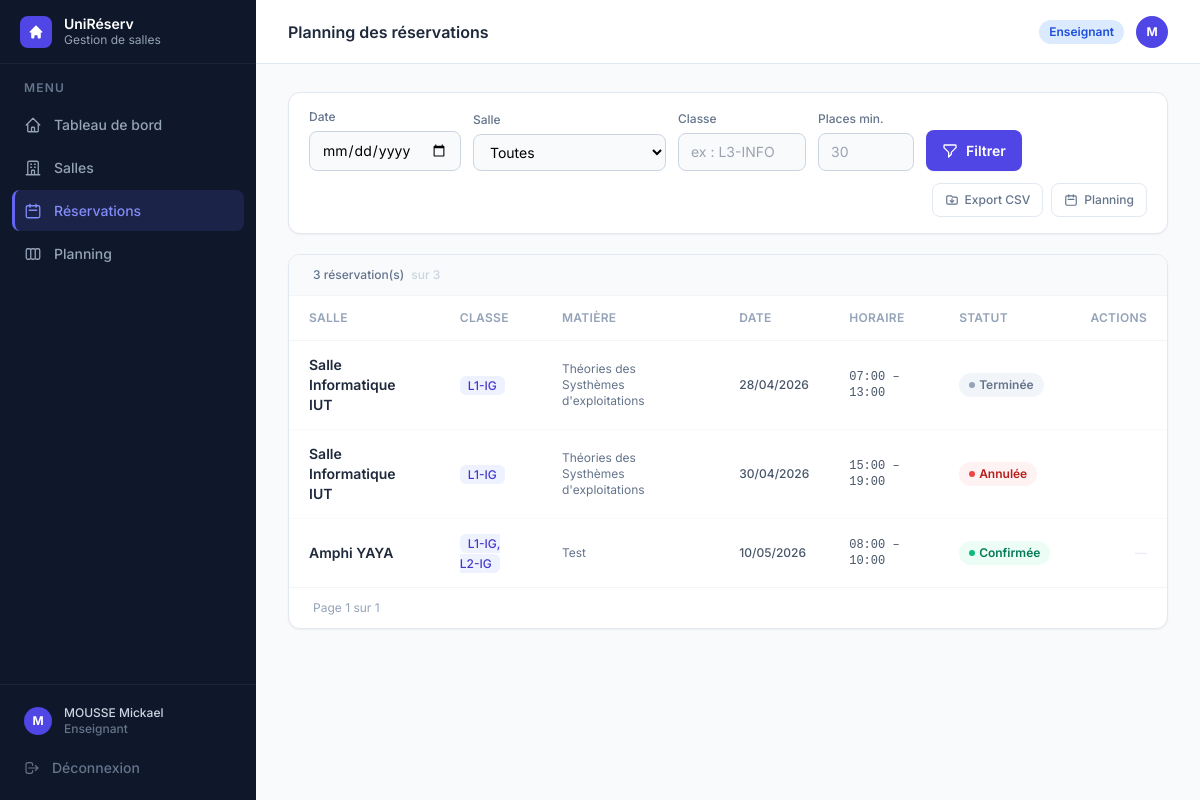
The app's page /reservations (signed in), older data.
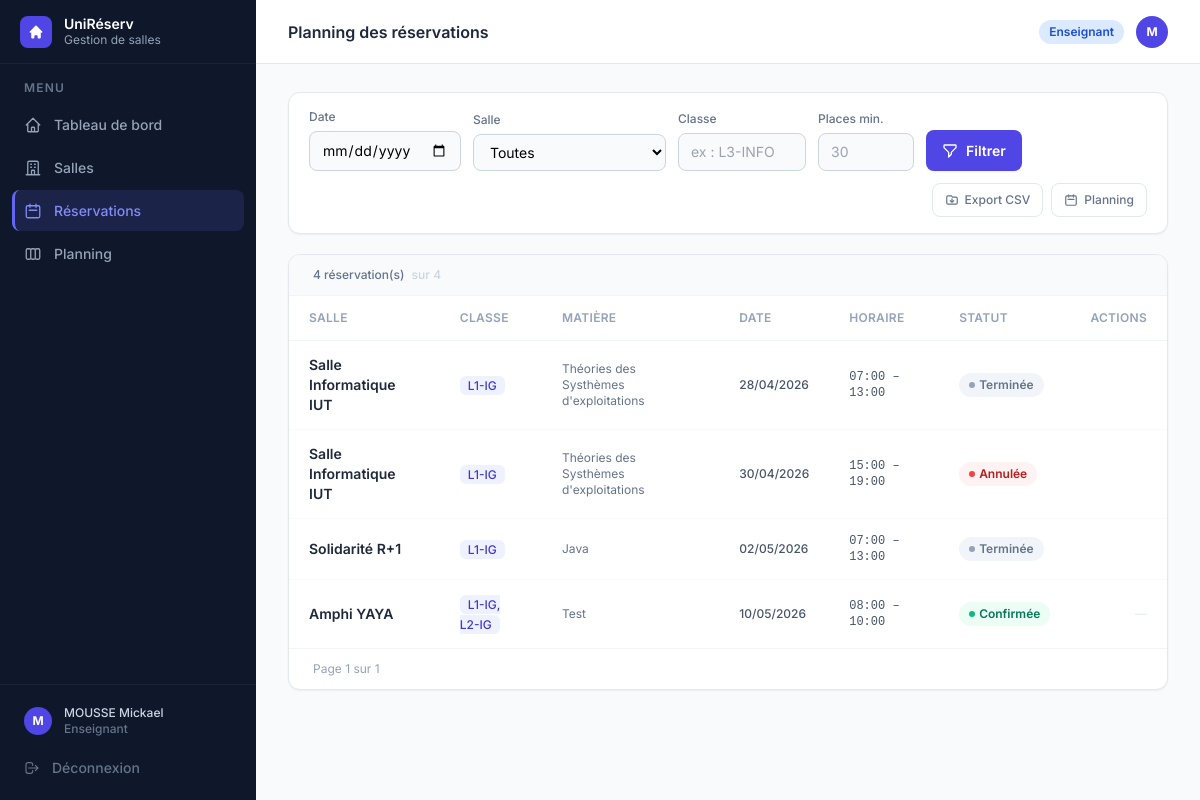
The same page, newer data.
### tables this page shows
CREATE TABLE utilisateurs (
            id               INTEGER PRIMARY KEY,
            nom              TEXT    NOT NULL,
            email            TEXT    NOT NULL UNIQUE,
            login            TEXT    NOT NULL UNIQUE,
            mot_de_passe     TEXT    NOT NULL,
            role             TEXT    NOT NULL,
            date_inscription TEXT    NOT NULL,
            matricule        TEXT,
            classe           TEXT,
            matiere          TEXT
        , ecole_id INTEGER, unite_formation_id INTEGER);

CREATE TABLE reservations (
            id              INTEGER PRIMARY KEY,
            salle_id        INTEGER NOT NULL,
            responsable_id  INTEGER NOT NULL,
            classe          TEXT    NOT NULL,
            date            TEXT    NOT NULL,
            heure_debut     TEXT    NOT NULL,
            heure_fin       TEXT    NOT NULL,
            matiere         TEXT    DEFAULT '',
            statut          TEXT    NOT NULL DEFAULT 'en_attente',
            date_creation   TEXT    NOT NULL, enseignant_id INTEGER,
            FOREIGN KEY (salle_id)       REFERENCES salles(id),
            FOREIGN KEY (responsable_id) REFERENCES utilisateurs(id)
        );

CREATE TABLE salles (
            id          INTEGER PRIMARY KEY,
            nom         TEXT    NOT NULL UNIQUE,
            capacite    INTEGER NOT NULL,
            equipements TEXT    NOT NULL DEFAULT '[]',
            disponible  INTEGER NOT NULL DEFAULT 1
        );

### gestion de salle/app.py (the view)
@app.route("/reservations")
@login_required
def reservations():
    _, utilisateurs, salles_dict, toutes = get_data()
    filtre_date    = request.args.get("date", "")
    filtre_salle   = request.args.get("salle_id", "")
    filtre_classe  = request.args.get("classe", "").strip()
    filtre_places  = request.args.get("places_min", "").strip()
    resultats = list(toutes)
    classe_etudiant = ""
    if session.get("user_role") == "etudiant":
        u_courant = utilisateurs.get(session["user_id"])
        if u_courant and getattr(u_courant, "classe", ""):
            classe_etudiant = u_courant.classe
            resultats = [r for r in resultats if r.classe == classe_etudiant]
    if filtre_date:
        try:
            d = date.fromisoformat(filtre_date)
            resultats = [r for r in resultats if r.date == d]
        except ValueError:
            pass
    if filtre_salle and filtre_salle.isdigit():
        sid = int(filtre_salle)
        resultats = [r for r in resultats if r.salle.id == sid]
    if filtre_classe:
        resultats = [r for r in resultats if filtre_classe.lower() in r.classe.lower()]
    if filtre_places and filtre_places.isdigit():
        min_places = int(filtre_places)
        resultats = [r for r in resultats if r.salle.capacite >= min_places]
    resultats.sort(key=lambda r: (r.date, r.heure_debut))
    return render_template(
        "reservations.html", active="reservations",
        reservations=resultats,
        salles=list(salles_dict.values()),
        filtre_date=filtre_date,
        filtre_salle=filtre_salle,
        filtre_classe=filtre_classe,
        filtre_places=filtre_places,
        peut_gerer=peut_gerer_reservations(),
        StatutReservation=StatutReservation,
        classe_etudiant=classe_etudiant,
    )

### gestion de salle/templates/reservations.html (shortened to what this page needs)
{% extends "base.html" %}
{% block heading %}Planning des réservations{% endblock %}
{% block content %}
{% if not classe_etudiant %}
<div class="bg-white rounded-xl border border-slate-200 shadow-sm px-5 py-4 mb-5">
  <form method="GET" action="{{ url_for('reservations') }}">
    <div class="flex flex-wrap items-end gap-3">
      <div>
        <label class="block text-xs font-medium text-slate-500 mb-1.5">Date</label>
        <input type="date" name="date" value="{{ filtre_date }}"
          class="rounded-lg border border-slate-300 bg-slate-50 px-3 py-2 text-sm focus:outline-none focus:ring-2 focus:ring-indigo-500 focus:bg-white transition-all"/>
      </div>
      <div>
        <label class="block text-xs font-medium text-slate-500 mb-1.5">Salle</label>
        <select name="salle_id"
          class="rounded-lg border border-slate-300 bg-slate-50 px-3 py-2 text-sm focus:outline-none focus:ring-2 focus:ring-indigo-500 transition-all">
          <option value="">Toutes</option>
        </select>
      </div>
      <div>
        <label class="block text-xs font-medium text-slate-500 mb-1.5">Classe</label>
        <input type="text" name="classe" value="{{ filtre_classe }}" placeholder="ex : L3-INFO"
          class="rounded-lg border border-slate-300 bg-slate-50 px-3 py-2 text-sm w-32 focus:outline-none focus:ring-2 focus:ring-indigo-500 focus:bg-white transition-all"/>
      </div>
      <div>
        <label class="block text-xs font-medium text-slate-500 mb-1.5">Places min.</label>
        <input type="number" name="places_min" value="{{ filtre_places }}" min="1" placeholder="30"
          class="rounded-lg border border-slate-300 bg-slate-50 px-3 py-2 text-sm w-24 focus:outline-none focus:ring-2 focus:ring-indigo-500 focus:bg-white transition-all"/>
      </div>
      <div class="flex gap-2">
        <button type="submit" class="btn-primary">
          <svg class="w-4 h-4" fill="none" stroke="currentColor" stroke-width="2" viewBox="0 0 24 24"><path stroke-linecap="round" stroke-linejoin="round" d="M3 4a1 1 0 011-1h16a1 1 0 011 1v2.586a1 1 0 01-.293.707l-6.414 6.414a1 1 0 00-.293.707V17l-4 4v-6.586a1 1 0 00-.293-.707L3.293 7.293A1 1 0 013 6.586V4z"/></svg>
          Filtrer
        </button>
      </div>
      <div class="ml-auto flex items-center gap-2">
        <a href="{{ url_for('reservations_export_csv') }}"
           class="inline-flex items-center gap-1.5 px-3 py-2 rounded-lg border border-slate-200 text-slate-500 hover:bg-slate-50 text-xs font-medium transition">
          <svg class="w-3.5 h-3.5" fill="none" stroke="currentColor" stroke-width="2" viewBox="0 0 24 24"><path stroke-linecap="round" stroke-linejoin="round" d="M12 10v6m0 0l-3-3m3 3l3-3M3 17V7a2 2 0 012-2h6l2 2h6a2 2 0 012 2v8a2 2 0 01-2 2H5a2 2 0 01-2-2z"/></svg>
          Export CSV
        </a>
        <a href="{{ url_for('planning') }}"
           class="inline-flex items-center gap-1.5 px-3 py-2 rounded-lg border border-slate-200 text-slate-500 hover:bg-slate-50 text-xs font-medium transition">
          <svg class="w-3.5 h-3.5" fill="none" stroke="currentColor" stroke-width="2" viewBox="0 0 24 24"><path stroke-linecap="round" stroke-linejoin="round" d="M8 7V3m8 4V3m-9 8h10M5 21h14a2 2 0 002-2V7a2 2 0 00-2-2H5a2 2 0 00-2 2v12a2 2 0 002 2z"/></svg>
          Planning
        </a>
      </div>
    </div>
  </form>
</div>
{% endif %}
<div class="bg-white rounded-xl border border-slate-200 shadow-sm overflow-hidden">
  {% if reservations %}
  <div class="px-6 py-3 border-b border-slate-100 bg-slate-50 flex items-center justify-between">
    <p class="text-xs text-slate-500 font-medium">
      <span id="count-visible">{{ reservations|length }}</span> réservation(s)
      <span class="text-slate-300 ml-1">sur {{ reservations|length }}</span>
    </p>
  </div>
  <div class="overflow-x-auto">
    <table class="w-full text-sm" id="res-table">
      <thead>
        <tr class="border-b border-slate-100">
          <th class="px-5 py-3.5 text-left text-xs font-semibold text-slate-400 uppercase tracking-wide">Salle</th>
          <th class="px-5 py-3.5 text-left text-xs font-semibold text-slate-400 uppercase tracking-wide">Classe</th>
          <th class="px-5 py-3.5 text-left text-xs font-semibold text-slate-400 uppercase tracking-wide">Matière</th>
          <th class="px-5 py-3.5 text-left text-xs font-semibold text-slate-400 uppercase tracking-wide">Date</th>
          <th class="px-5 py-3.5 text-left text-xs font-semibold text-slate-400 uppercase tracking-wide">Horaire</th>
          <th class="px-5 py-3.5 text-left text-xs font-semibold text-slate-400 uppercase tracking-wide">Statut</th>
          <th class="px-5 py-3.5 text-right text-xs font-semibold text-slate-400 uppercase tracking-wide">Actions</th>
        </tr>
      </thead>
      <tbody id="res-body">
        {% for r in reservations %}
        <tr class="res-row data-row border-b border-slate-50 last:border-0">
          <td class="px-5 py-3.5">
            <a href="{{ url_for('salles_detail', salle_id=r.salle.id) }}"
               class="font-semibold text-slate-800 hover:text-indigo-600 transition">{{ r.salle.nom }}</a>
          </td>
          <td class="px-5 py-3.5">
            <span class="px-2 py-0.5 rounded-md bg-indigo-50 text-indigo-700 text-xs font-medium">{{ format_classe(r.classe) }}</span>
          </td>
          <td class="px-5 py-3.5 text-slate-500 text-xs">{{ r.matiere or '—' }}</td>
          <td class="px-5 py-3.5 text-slate-600 text-xs font-medium">{{ r.date.strftime('%d/%m/%Y') }}</td>
          <td class="px-5 py-3.5 text-slate-600 font-mono text-xs">{{ r.heure_debut.strftime('%H:%M') }} – {{ r.heure_fin.strftime('%H:%M') }}</td>
          <td class="px-5 py-3.5">
            {% if r.statut == StatutReservation.CONFIRMEE %}
              <span class="inline-flex items-center gap-1 px-2.5 py-1 rounded-full text-xs font-semibold bg-emerald-50 text-emerald-700"><span class="w-1.5 h-1.5 rounded-full bg-emerald-500"></span>Confirmée</span>
            {% elif r.statut.value == 'en_attente' %}
              <span class="inline-flex items-center gap-1 px-2.5 py-1 rounded-full text-xs font-semibold bg-amber-50 text-amber-700"><span class="w-1.5 h-1.5 rounded-full bg-amber-400"></span>En attente</span>
            {% elif r.statut.value == 'annulee' %}
              <span class="inline-flex items-center gap-1 px-2.5 py-1 rounded-full text-xs font-semibold bg-red-50 text-red-700"><span class="w-1.5 h-1.5 rounded-full bg-red-500"></span>Annulée</span>
            {% else %}
              <span class="inline-flex items-center gap-1 px-2.5 py-1 rounded-full text-xs font-semibold bg-slate-100 text-slate-500"><span class="w-1.5 h-1.5 rounded-full bg-slate-400"></span>Terminée</span>
            {% endif %}
          </td>
          <td class="px-5 py-3.5 text-right">
            <div class="flex items-center justify-end gap-1.5 flex-wrap">
              {% if not peut_gerer and r.statut.value not in ('annulee', 'terminee') %}
              <span class="text-slate-200 text-xs">—</span>
              {% endif %}
            </div>
          </td>
        </tr>
        {% endfor %}
      </tbody>
    </table>
  </div>
  <div class="px-6 py-3 border-t border-slate-100 flex items-center justify-between">
    <p class="text-xs text-slate-400">Page <span id="page-current">1</span> sur <span id="page-total">1</span></p>
  </div>
  {% endif %}
</div>
{% endblock %}

### gestion de salle/templates/base.html (shortened to what this page needs)
<!DOCTYPE html>
<html lang="fr" class="h-full">
<head>
  <script src="https://cdn.tailwindcss.com"></script>
</head>
<body class="h-full bg-slate-50 flex" style="font-family:'Inter',sans-serif">
  <aside class="w-64 bg-slate-900 flex flex-col fixed inset-y-0 left-0 z-30" style="background:linear-gradient(180deg,#0f172a 0%,#0f172a 100%)">
    <div class="h-16 flex items-center gap-3 px-5 border-b border-white/5">
      <div class="w-8 h-8 rounded-lg bg-indigo-600 flex items-center justify-center shrink-0">
        <svg class="w-4 h-4 text-white" fill="currentColor" viewBox="0 0 20 20">
          <path d="M10.707 2.293a1 1 0 00-1.414 0l-7 7a1 1 0 001.414 1.414L4 10.414V17a1 1 0 001 1h2a1 1 0 001-1v-2a1 1 0 011-1h2a1 1 0 011 1v2a1 1 0 001 1h2a1 1 0 001-1v-6.586l.293.293a1 1 0 001.414-1.414l-7-7z"/>
        </svg>
      </div>
      <div>
        <p class="text-white font-semibold text-sm leading-tight">UniRéserv</p>
        <p class="text-slate-400 text-xs">Gestion de salles</p>
      </div>
    </div>
    <nav class="flex-1 px-3 py-4 space-y-0.5 overflow-y-auto">
      <p class="text-slate-500 text-xs font-semibold uppercase tracking-widest px-3 mb-2">Menu</p>
      <a href="{{ url_for('dashboard') }}" class="nav-item {% if active=='dashboard' %}nav-item-active{% else %}nav-item-inactive{% endif %}">
        Tableau de bord
      </a>
      <a href="{{ url_for('salles') }}" class="nav-item {% if active=='salles' %}nav-item-active{% else %}nav-item-inactive{% endif %}">
        <svg style="width:18px;height:18px" fill="none" stroke="currentColor" stroke-width="1.75" viewBox="0 0 24 24">
          <path stroke-linecap="round" stroke-linejoin="round" d="M19 21V5a2 2 0 00-2-2H7a2 2 0 00-2 2v16m14 0h2m-2 0h-5m-9 0H3m2 0h5M9 7h1m-1 4h1m4-4h1m-1 4h1m-5 10v-5a1 1 0 011-1h2a1 1 0 011 1v5m-4 0h4"/>
        </svg>
        Salles
      </a>
      <a href="{{ url_for('reservations') }}" class="nav-item {% if active=='reservations' %}nav-item-active{% else %}nav-item-inactive{% endif %}">
        <svg style="width:18px;height:18px" fill="none" stroke="currentColor" stroke-width="1.75" viewBox="0 0 24 24">
          <path stroke-linecap="round" stroke-linejoin="round" d="M8 7V3m8 4V3m-9 8h10M5 21h14a2 2 0 002-2V7a2 2 0 00-2-2H5a2 2 0 00-2 2v12a2 2 0 002 2z"/>
        </svg>
        Réservations
      </a>
      <a href="{{ url_for('planning') }}" class="nav-item {% if active=='planning' %}nav-item-active{% else %}nav-item-inactive{% endif %}">
        Planning
      </a>
    </nav>
    <div class="border-t border-white/5 p-3 space-y-0.5">
      <a href="{{ url_for('profil') }}" class="nav-item {% if active=='profil' %}nav-item-active{% else %}nav-item-inactive{% endif %} !py-2">
        <div class="w-7 h-7 rounded-full bg-indigo-600 flex items-center justify-center text-white text-xs font-bold shrink-0">
          {{ session.user_nom[0].upper() if session.user_nom else '?' }}
        </div>
        <div class="flex-1 min-w-0">
          <p class="text-slate-300 text-xs font-medium truncate">{{ session.user_nom }}</p>
          <p class="text-slate-500 text-xs truncate">
            {% if session.user_role == 'admin' %}Administrateur
            {% elif session.user_role == 'responsable' %}Responsable
            {% elif session.user_role == 'enseignant' %}Enseignant
            {% else %}Étudiant{% endif %}
          </p>
        </div>
      </a>
      <a href="{{ url_for('logout') }}" class="nav-item nav-item-inactive !text-slate-500 hover:!text-red-400">
        <svg style="width:16px;height:16px" fill="none" stroke="currentColor" stroke-width="1.75" viewBox="0 0 24 24">
          <path stroke-linecap="round" stroke-linejoin="round" d="M17 16l4-4m0 0l-4-4m4 4H7m6 4v1a3 3 0 01-3 3H6a3 3 0 01-3-3V7a3 3 0 013-3h4a3 3 0 013 3v1"/>
        </svg>
        Déconnexion
      </a>
    </div>
  </aside>
  <div class="ml-64 flex-1 flex flex-col min-h-screen">
    <header class="h-16 bg-white border-b border-slate-200 flex items-center justify-between px-8 sticky top-0 z-20">
      <h1 class="text-slate-800 font-semibold text-base">{% block heading %}{% endblock %}</h1>
      <div class="flex items-center gap-3">
        {% set role = session.user_role %}
        {% if role == 'admin' %}
          <span class="px-2.5 py-1 rounded-full text-xs font-semibold bg-red-100 text-red-700">Admin</span>
        {% elif role == 'responsable' %}
          <span class="px-2.5 py-1 rounded-full text-xs font-semibold bg-amber-100 text-amber-700">Responsable</span>
        {% elif role == 'enseignant' %}
          <span class="px-2.5 py-1 rounded-full text-xs font-semibold bg-blue-100 text-blue-700">Enseignant</span>
        {% else %}
          <span class="px-2.5 py-1 rounded-full text-xs font-semibold bg-indigo-100 text-indigo-700">Étudiant</span>
        {% endif %}
        <a href="{{ url_for('profil') }}" class="w-8 h-8 rounded-full bg-indigo-600 flex items-center justify-center text-white text-xs font-bold hover:bg-indigo-700 transition">
          {{ session.user_nom[0].upper() if session.user_nom else '?' }}
        </a>
      </div>
    </header>
    <main class="flex-1 px-8 py-7">
      {% block content %}{% endblock %}
    </main>
  </div>
</body>
</html>

Row changes from the older to the newer data that the page shows:
added reservations: salle.nom "Solidarité R+1", classe "L1-IG", matiere "Java", date "02/05/2026", heure_debut "07:00", heure_fin "13:00", shows "Terminée"
Text that changed along with them:
{{ reservations|length }}: "3" → "4"
